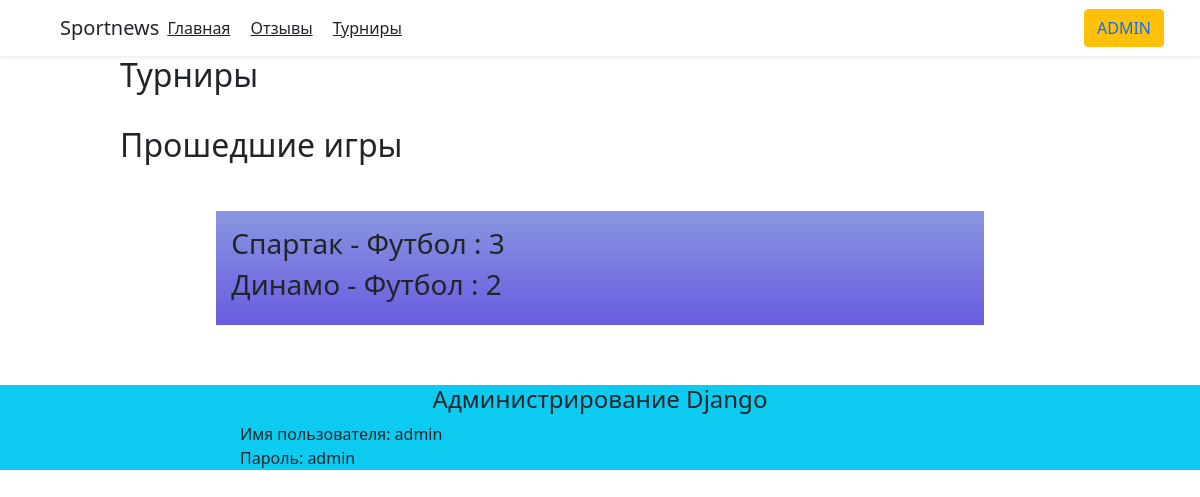
Before: /tournament with the older database file.
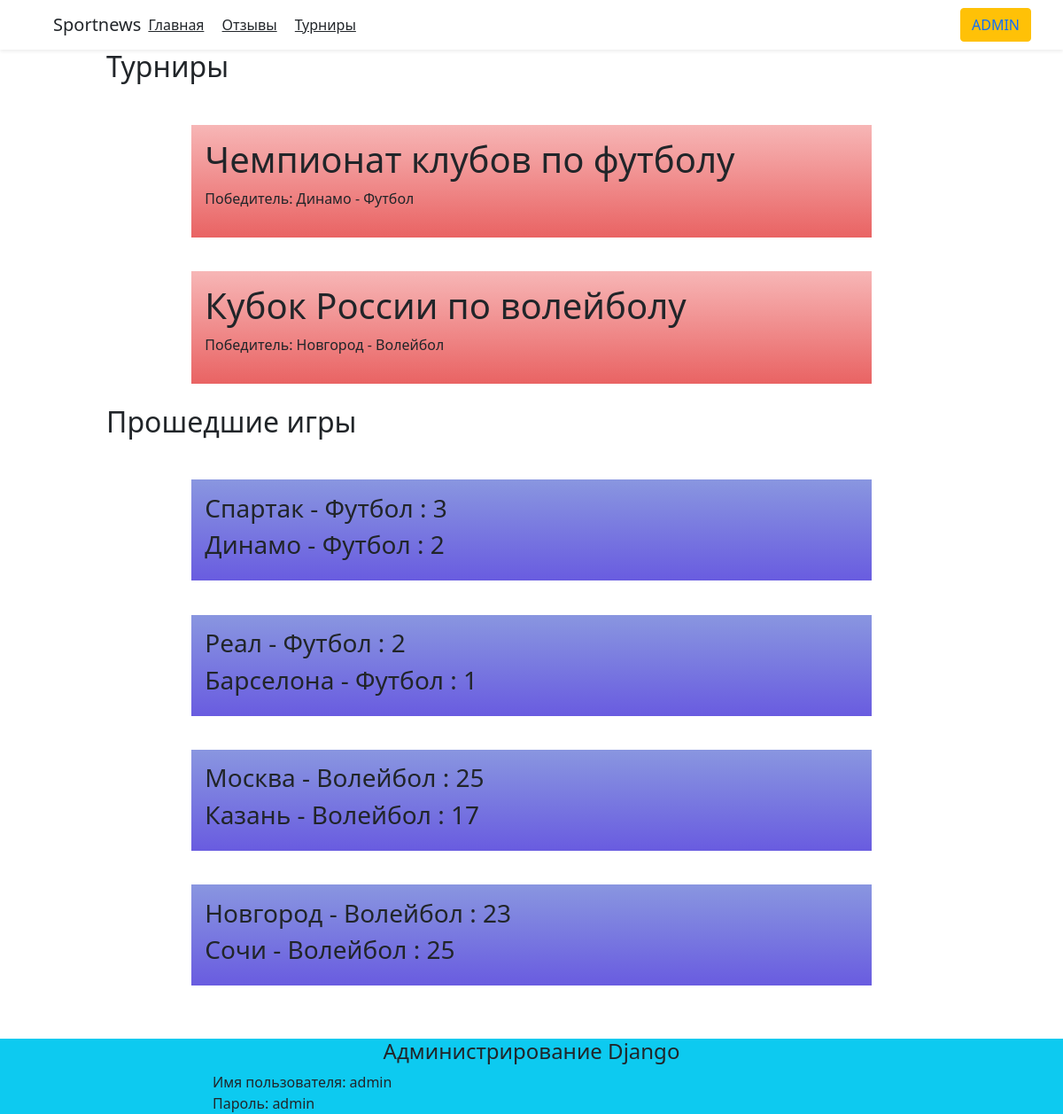
After: the same page with the newer database file.
### main/models.py (models this page shows, shortened)
class Game(models.Model):
    title = models.CharField(verbose_name='Название матча', max_length=50)
    team1 = models.ForeignKey(
        Team, verbose_name='Команда 1', related_name='team1', on_delete=models.CASCADE)
    team2 = models.ForeignKey(
        Team, verbose_name='Команда 2', related_name='team2', on_delete=models.CASCADE)
    score1 = models.IntegerField(verbose_name='Счёт команды 1', default=0)
    score2 = models.IntegerField(verbose_name='Счёт команды 2', default=0)
    class Meta:
        verbose_name = 'Игра'
        verbose_name_plural = 'Игры'

class Team(models.Model):
    name = models.CharField(verbose_name='Название команды', max_length=50)
    type_of_sport = models.CharField(verbose_name='Вид спорта', max_length=50, default='')
    def __str__(self):
        return f'{self.name} - {self.type_of_sport}'
    class Meta:
        verbose_name = 'Команда'
        verbose_name_plural = 'Команды'

class Tournament(models.Model):
    title = models.CharField(verbose_name='Название турнира', max_length=50)
    description = models.TextField(verbose_name='Описание турнира')
    teams = models.ManyToManyField(
        Team, related_name='Tournament', verbose_name='Команды')
    games = models.ManyToManyField(
        Game, related_name='Tournament', verbose_name='Игры')
    winner = models.ForeignKey(
        Team, verbose_name="Победитель турнира", on_delete=models.CASCADE, null=True, blank=True)
    class Meta:
        verbose_name = 'Турнир'
        verbose_name_plural = 'Турниры'

### main/views.py (the view)
# urls.py: path('tournament', views.tournament)
def tournament(request):
    tournament = Tournament.objects.all()
    game = Game.objects.all()
    return render(request, 'main/tournament.html', {'tournament': tournament, 'game': game})

### main/templates/main/tournament.html (shortened to what this page needs)
{% extends 'main/base.html' %}
{% block body %}
    <h2>Турниры</h2>
   <div style="display: flex; flex-direction: column; width:80%; margin: 0 auto;">
        {% for el in tournament %}
            <div style="background: linear-gradient(to bottom, rgb(247, 182, 182), rgb(233, 99, 99)) ; padding:2% ;width: 100%; margin-top: 5%;">
            <h1>{{el.title}}</h1>
            <p>Победитель: {{el.winner}}</p>
            </div>
        {% endfor %}
    </div>
    <br>
    <h2>Прошедшие игры</h2>
   <div style="display: flex; flex-direction: column; width:80%; margin: 0 auto;">
        {% for el in game %}
            <div style="background: linear-gradient(to bottom, rgb(137, 150, 224), rgb(105, 92, 224)) ; padding:2% ;width: 100%; margin-top: 5%;">
            <h3>{{el.team1}} : {{el.score1}}</h3>
            <h3>{{el.team2}} : {{el.score2}}</h3>
            </div>
        {% endfor %}
    </div>
{% endblock %}

### main/templates/main/base.html (shortened to what this page needs)
<!DOCTYPE html>
<html lang="en">
<head>
    <link rel="stylesheet" href="https://cdn.jsdelivr.net/npm/bootstrap@5.0.2/dist/css/bootstrap.min.css">
</head>
<body>
  <div class="bg-white shadow-sm" style="display:flex; flex-direction: row; justify-content: space-between; padding: 0 3%;" >
    <div>
      <div class="d-flex flex-column flex-md-row align-items-center p-3 px-md-4">
        <h5 class="my-0 mr-md-auto font-weight-normal">Sportnews</h5>
        <nav class="my-2 my-md-0 mr-md-3">
          <a class="p-2 text-dark" href="/">Главная</a>
          <a class="p-2 text-dark" href="/review">Отзывы</a>
          <a class="p-2 text-dark"  href="/tournament">Турниры</a>
        </nav>
      </div>
    </div>
  <button style="right: 0; height: 75%; margin: auto 0" class="btn btn-warning"><a style="text-decoration: none; color: blackgi;"href="/admin">ADMIN</a></button>
  </div>
  <div style="width:80%; margin: 0 auto ;">
  {% block body %}{% endblock %}
  </div>
  <footer class="bg-info"style="width:100%; margin: 5% auto 0 0 ;">
    <h4 style="text-align: center;">Администрирование Django</h4>
    <p style="margin-bottom: 0; padding-left: 20%;">Имя пользователя: admin</p>
    <p style="margin-bottom: 0; padding-left: 20%;">Пароль: admin</p>
  </footer>
</body>
</html>

Changed rows visible on the page:
added Tournament: title "Чемпионат клубов по футболу", winner "Динамо - Футбол"
added Tournament: title "Кубок России по волейболу", winner "Новгород - Волейбол"
added Game: team1 "Реал - Футбол", score1 "2", team2 "Барселона - Футбол", score2 "1"
added Game: team1 "Москва - Волейбол", score1 "25", team2 "Казань - Волейбол", score2 "17"
added Game: team1 "Новгород - Волейбол", score1 "23", team2 "Сочи - Волейбол", score2 "25"
